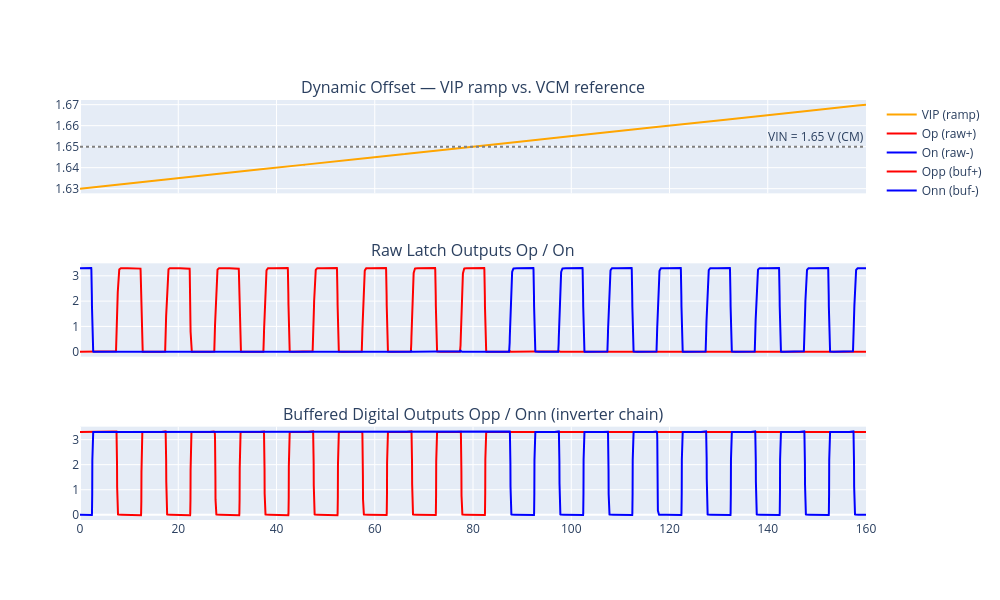

Write notebook code for a chart like this one.
### Markdown cell above
## Cell 5 — Dynamic Offset Voltage ($V_{OS}$)

The offset is the horizontal shift between the VIP ramp crossing point and the
ideal common-mode voltage $V_{CM}$:

$$V_{OS} = V_{IP,\text{cross}} - V_{CM}$$

Reuses `sim_stdout` and `raw_file` from **Cell 4** — no new simulation.

### Code cell
import re
import plotly.graph_objects as go
from plotly.subplots import make_subplots

# ── Parse offset measurements from the cached ngspice output ─────────────────
# ngspice prints:  vvip_cross  =  1.667402e+00  (VIP value when On crosses 50%)
cross_match = re.search(r'vvip_cross\s*=\s*([0-9e.+\-]+)', sim_stdout, re.IGNORECASE)
# ngspice prints:  ofset  =  1.74022e-02  (= vvip_cross - vcm)
ofset_match = re.search(r'ofset\s*=\s*([0-9e.+\-]+)', sim_stdout, re.IGNORECASE)

if ofset_match:
    ofset_val = float(ofset_match.group(1)) * 1e3   # V -> mV
    cross_val = float(cross_match.group(1))
    print(f"\n>>> VIP crossing point : {cross_val:.4f} V")
    print(f">>> Dynamic offset Vos : {ofset_val:.2f} mV")
else:
    print("\nWarning: 'ofset' not found in ngspice output.")

# ── Reload waveforms from the same raw file (no new simulation) ───────────────
reader = NgspiceRawReader(raw_file)
time   = reader.get_signal('time') * 1e9    # ns
vclk   = reader.get_signal('v(clk)')
vop    = reader.get_signal('v(op)')
von    = reader.get_signal('v(on)')
vvip   = reader.get_signal('v(vip)')        # VIP input ramp
vopp   = reader.get_signal('v(opp)')        # Buffered positive output
vonn   = reader.get_signal('v(onn)')        # Buffered negative output

# ── Three-panel plot ──────────────────────────────────────────────────────────
fig = make_subplots(
    rows=3, cols=1,
    shared_xaxes=True,   # Synchronized zoom across all panels
    subplot_titles=(
        'Dynamic Offset — VIP ramp vs. VCM reference',
        'Raw Latch Outputs Op / On',
        'Buffered Digital Outputs Opp / Onn (inverter chain)'
    )
)

# Panel 1: VIP ramp + VCM reference line
fig.add_trace(go.Scatter(x=time, y=vvip, name='VIP (ramp)',
                         line=dict(color='orange', width=2)), row=1, col=1)
# The offset is visible as the gap between this line and the actual crossing point
fig.add_hline(y=1.65, line_dash='dot', line_color='gray',
              annotation_text='VIN = 1.65 V (CM)', row=1, col=1)

# Panel 2: raw latch nodes
fig.add_trace(go.Scatter(x=time, y=vop, name='Op (raw+)',
                         line=dict(color='red')),  row=2, col=1)
fig.add_trace(go.Scatter(x=time, y=von, name='On (raw-)',
                         line=dict(color='blue')), row=2, col=1)

# Panel 3: digital outputs after the 10-stage inverter chain
fig.add_trace(go.Scatter(x=time, y=vopp, name='Opp (buf+)',
                         line=dict(color='red')),  row=3, col=1)
fig.add_trace(go.Scatter(x=time, y=vonn, name='Onn (buf-)',
                         line=dict(color='blue')), row=3, col=1)

fig.update_layout(hovermode='x unified', height=600, width=1000)
fig.show()

### Figure 1 — Plotly figure (JSON) as saved in the notebook; plotly's stock layout.template omitted (floating-point values rounded to 4 significant figures; data arrays with more than 128 entries replaced by an {"elided": "..."} marker saying what was removed)
{"data": [{"line": {"color": "orange", "width": 2}, "name": "VIP (ramp)", "type": "scatter", "x": {"elided": "6600 float values"}, "xaxis": "x", "y": {"elided": "6600 float values"}, "yaxis": "y"}, {"line": {"color": "red"}, "name": "Op (raw+)", "type": "scatter", "x": {"elided": "6600 float values"}, "xaxis": "x2", "y": {"elided": "6600 float values"}, "yaxis": "y2"}, {"line": {"color": "blue"}, "name": "On (raw-)", "type": "scatter", "x": {"elided": "6600 float values"}, "xaxis": "x2", "y": {"elided": "6600 float values"}, "yaxis": "y2"}, {"line": {"color": "red"}, "name": "Opp (buf+)", "type": "scatter", "x": {"elided": "6600 float values"}, "xaxis": "x3", "y": {"elided": "6600 float values"}, "yaxis": "y3"}, {"line": {"color": "blue"}, "name": "Onn (buf-)", "type": "scatter", "x": {"elided": "6600 float values"}, "xaxis": "x3", "y": {"elided": "6600 float values"}, "yaxis": "y3"}], "layout": {"annotations": [{"font": {"size": 16}, "showarrow": false, "text": "Dynamic Offset — VIP ramp vs. VCM reference", "x": 0.5, "xanchor": "center", "xref": "paper", "y": 1, "yanchor": "bottom", "yref": "paper"}, {"font": {"size": 16}, "showarrow": false, "text": "Raw Latch Outputs Op / On", "x": 0.5, "xanchor": "center", "xref": "paper", "y": 0.6111, "yanchor": "bottom", "yref": "paper"}, {"font": {"size": 16}, "showarrow": false, "text": "Buffered Digital Outputs Opp / Onn (inverter chain)", "x": 0.5, "xanchor": "center", "xref": "paper", "y": 0.2222, "yanchor": "bottom", "yref": "paper"}, {"showarrow": false, "text": "VIN = 1.65 V (CM)", "x": 1, "xanchor": "right", "xref": "x domain", "y": 1.65, "yanchor": "bottom", "yref": "y"}], "height": 600, "hovermode": "x unified", "shapes": [{"line": {"color": "gray", "dash": "dot"}, "type": "line", "x0": 0, "x1": 1, "xref": "x domain", "y0": 1.65, "y1": 1.65, "yref": "y"}], "width": 1000, "xaxis": {"anchor": "y", "domain": [0, 1], "matches": "x3", "showticklabels": false}, "xaxis2": {"anchor": "y2", "domain": [0, 1], "matches": "x3", "showticklabels": false}, "xaxis3": {"anchor": "y3", "domain": [0, 1]}, "yaxis": {"anchor": "x", "domain": [0.7778, 1]}, "yaxis2": {"anchor": "x2", "domain": [0.3889, 0.6111]}, "yaxis3": {"anchor": "x3", "domain": [0, 0.2222]}}}
